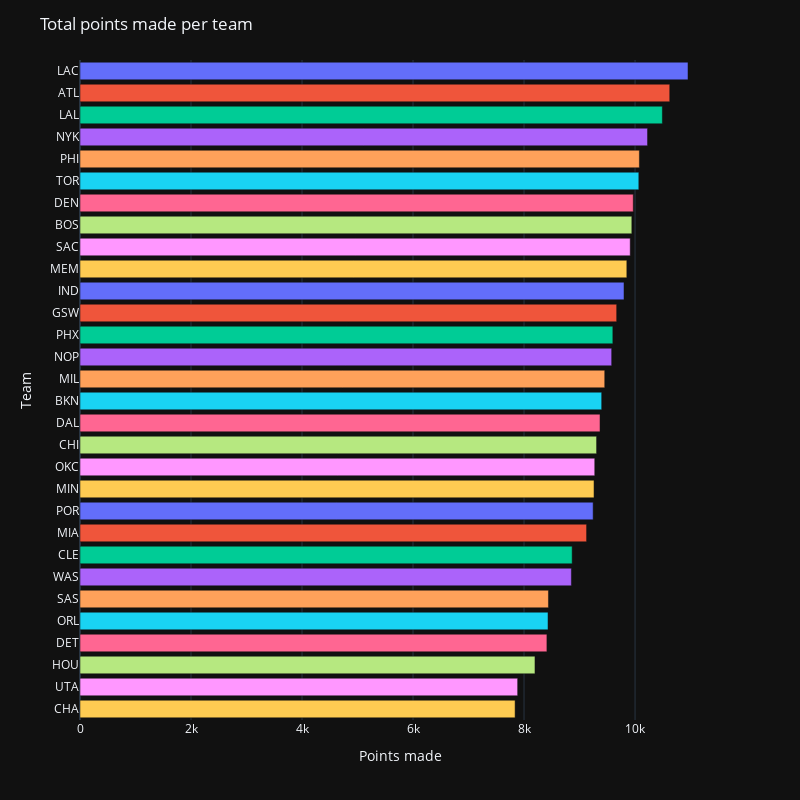

The notebook cell saved with this chart:
### Markdown cell above
### Offensive

### Code cell
px.bar(data_frame=df_times,
       y='Team',
       x='PTS',
       orientation='h',
       color='Team',
       template='plotly_dark',
       height=800,
       width=800).update_layout(title='Total points made per team',
                                xaxis_title='Points made',
                                yaxis_title='Team',
                                showlegend=False)

### Figure 1 — Plotly figure (JSON) as saved in the notebook; plotly's stock layout.template omitted (floating-point values rounded to 4 significant figures)
{"data": [{"alignmentgroup": "True", "hovertemplate": "Team=%{y}<br>PTS=%{x}<extra></extra>", "legendgroup": "LAC", "marker": {"color": "#636efa", "pattern": {"shape": ""}}, "name": "LAC", "offsetgroup": "LAC", "orientation": "h", "showlegend": true, "textposition": "auto", "type": "bar", "x": [10954], "xaxis": "x", "y": ["LAC"], "yaxis": "y"}, {"alignmentgroup": "True", "hovertemplate": "Team=%{y}<br>PTS=%{x}<extra></extra>", "legendgroup": "ATL", "marker": {"color": "#EF553B", "pattern": {"shape": ""}}, "name": "ATL", "offsetgroup": "ATL", "orientation": "h", "showlegend": true, "textposition": "auto", "type": "bar", "x": [10625], "xaxis": "x", "y": ["ATL"], "yaxis": "y"}, {"alignmentgroup": "True", "hovertemplate": "Team=%{y}<br>PTS=%{x}<extra></extra>", "legendgroup": "LAL", "marker": {"color": "#00cc96", "pattern": {"shape": ""}}, "name": "LAL", "offsetgroup": "LAL", "orientation": "h", "showlegend": true, "textposition": "auto", "type": "bar", "x": [10492], "xaxis": "x", "y": ["LAL"], "yaxis": "y"}, {"alignmentgroup": "True", "hovertemplate": "Team=%{y}<br>PTS=%{x}<extra></extra>", "legendgroup": "NYK", "marker": {"color": "#ab63fa", "pattern": {"shape": ""}}, "name": "NYK", "offsetgroup": "NYK", "orientation": "h", "showlegend": true, "textposition": "auto", "type": "bar", "x": [10225], "xaxis": "x", "y": ["NYK"], "yaxis": "y"}, {"alignmentgroup": "True", "hovertemplate": "Team=%{y}<br>PTS=%{x}<extra></extra>", "legendgroup": "PHI", "marker": {"color": "#FFA15A", "pattern": {"shape": ""}}, "name": "PHI", "offsetgroup": "PHI", "orientation": "h", "showlegend": true, "textposition": "auto", "type": "bar", "x": [10078], "xaxis": "x", "y": ["PHI"], "yaxis": "y"}, {"alignmentgroup": "True", "hovertemplate": "Team=%{y}<br>PTS=%{x}<extra></extra>", "legendgroup": "TOR", "marker": {"color": "#19d3f3", "pattern": {"shape": ""}}, "name": "TOR", "offsetgroup": "TOR", "orientation": "h", "showlegend": true, "textposition": "auto", "type": "bar", "x": [10068], "xaxis": "x", "y": ["TOR"], "yaxis": "y"}, {"alignmentgroup": "True", "hovertemplate": "Team=%{y}<br>PTS=%{x}<extra></extra>", "legendgroup": "DEN", "marker": {"color": "#FF6692", "pattern": {"shape": ""}}, "name": "DEN", "offsetgroup": "DEN", "orientation": "h", "showlegend": true, "textposition": "auto", "type": "bar", "x": [9968], "xaxis": "x", "y": ["DEN"], "yaxis": "y"}, {"alignmentgroup": "True", "hovertemplate": "Team=%{y}<br>PTS=%{x}<extra></extra>", "legendgroup": "BOS", "marker": {"color": "#B6E880", "pattern": {"shape": ""}}, "name": "BOS", "offsetgroup": "BOS", "orientation": "h", "showlegend": true, "textposition": "auto", "type": "bar", "x": [9942], "xaxis": "x", "y": ["BOS"], "yaxis": "y"}, {"alignmentgroup": "True", "hovertemplate": "Team=%{y}<br>PTS=%{x}<extra></extra>", "legendgroup": "SAC", "marker": {"color": "#FF97FF", "pattern": {"shape": ""}}, "name": "SAC", "offsetgroup": "SAC", "orientation": "h", "showlegend": true, "textposition": "auto", "type": "bar", "x": [9913], "xaxis": "x", "y": ["SAC"], "yaxis": "y"}, {"alignmentgroup": "True", "hovertemplate": "Team=%{y}<br>PTS=%{x}<extra></extra>", "legendgroup": "MEM", "marker": {"color": "#FECB52", "pattern": {"shape": ""}}, "name": "MEM", "offsetgroup": "MEM", "orientation": "h", "showlegend": true, "textposition": "auto", "type": "bar", "x": [9852], "xaxis": "x", "y": ["MEM"], "yaxis": "y"}, {"alignmentgroup": "True", "hovertemplate": "Team=%{y}<br>PTS=%{x}<extra></extra>", "legendgroup": "IND", "marker": {"color": "#636efa", "pattern": {"shape": ""}}, "name": "IND", "offsetgroup": "IND", "orientation": "h", "showlegend": true, "textposition": "auto", "type": "bar", "x": [9801], "xaxis": "x", "y": ["IND"], "yaxis": "y"}, {"alignmentgroup": "True", "hovertemplate": "Team=%{y}<br>PTS=%{x}<extra></extra>", "legendgroup": "GSW", "marker": {"color": "#EF553B", "pattern": {"shape": ""}}, "name": "GSW", "offsetgroup": "GSW", "orientation": "h", "showlegend": true, "textposition": "auto", "type": "bar", "x": [9669], "xaxis": "x", "y": ["GSW"], "yaxis": "y"}, {"alignmentgroup": "True", "hovertemplate": "Team=%{y}<br>PTS=%{x}<extra></extra>", "legendgroup": "PHX", "marker": {"color": "#00cc96", "pattern": {"shape": ""}}, "name": "PHX", "offsetgroup": "PHX", "orientation": "h", "showlegend": true, "textposition": "auto", "type": "bar", "x": [9600], "xaxis": "x", "y": ["PHX"], "yaxis": "y"}, {"alignmentgroup": "True", "hovertemplate": "Team=%{y}<br>PTS=%{x}<extra></extra>", "legendgroup": "NOP", "marker": {"color": "#ab63fa", "pattern": {"shape": ""}}, "name": "NOP", "offsetgroup": "NOP", "orientation": "h", "showlegend": true, "textposition": "auto", "type": "bar", "x": [9579], "xaxis": "x", "y": ["NOP"], "yaxis": "y"}, {"alignmentgroup": "True", "hovertemplate": "Team=%{y}<br>PTS=%{x}<extra></extra>", "legendgroup": "MIL", "marker": {"color": "#FFA15A", "pattern": {"shape": ""}}, "name": "MIL", "offsetgroup": "MIL", "orientation": "h", "showlegend": true, "textposition": "auto", "type": "bar", "x": [9454], "xaxis": "x", "y": ["MIL"], "yaxis": "y"}, {"alignmentgroup": "True", "hovertemplate": "Team=%{y}<br>PTS=%{x}<extra></extra>", "legendgroup": "BKN", "marker": {"color": "#19d3f3", "pattern": {"shape": ""}}, "name": "BKN", "offsetgroup": "BKN", "orientation": "h", "showlegend": true, "textposition": "auto", "type": "bar", "x": [9399], "xaxis": "x", "y": ["BKN"], "yaxis": "y"}, {"alignmentgroup": "True", "hovertemplate": "Team=%{y}<br>PTS=%{x}<extra></extra>", "legendgroup": "DAL", "marker": {"color": "#FF6692", "pattern": {"shape": ""}}, "name": "DAL", "offsetgroup": "DAL", "orientation": "h", "showlegend": true, "textposition": "auto", "type": "bar", "x": [9369], "xaxis": "x", "y": ["DAL"], "yaxis": "y"}, {"alignmentgroup": "True", "hovertemplate": "Team=%{y}<br>PTS=%{x}<extra></extra>", "legendgroup": "CHI", "marker": {"color": "#B6E880", "pattern": {"shape": ""}}, "name": "CHI", "offsetgroup": "CHI", "orientation": "h", "showlegend": true, "textposition": "auto", "type": "bar", "x": [9307], "xaxis": "x", "y": ["CHI"], "yaxis": "y"}, {"alignmentgroup": "True", "hovertemplate": "Team=%{y}<br>PTS=%{x}<extra></extra>", "legendgroup": "OKC", "marker": {"color": "#FF97FF", "pattern": {"shape": ""}}, "name": "OKC", "offsetgroup": "OKC", "orientation": "h", "showlegend": true, "textposition": "auto", "type": "bar", "x": [9274], "xaxis": "x", "y": ["OKC"], "yaxis": "y"}, {"alignmentgroup": "True", "hovertemplate": "Team=%{y}<br>PTS=%{x}<extra></extra>", "legendgroup": "MIN", "marker": {"color": "#FECB52", "pattern": {"shape": ""}}, "name": "MIN", "offsetgroup": "MIN", "orientation": "h", "showlegend": true, "textposition": "auto", "type": "bar", "x": [9261], "xaxis": "x", "y": ["MIN"], "yaxis": "y"}, {"alignmentgroup": "True", "hovertemplate": "Team=%{y}<br>PTS=%{x}<extra></extra>", "legendgroup": "POR", "marker": {"color": "#636efa", "pattern": {"shape": ""}}, "name": "POR", "offsetgroup": "POR", "orientation": "h", "showlegend": true, "textposition": "auto", "type": "bar", "x": [9245], "xaxis": "x", "y": ["POR"], "yaxis": "y"}, {"alignmentgroup": "True", "hovertemplate": "Team=%{y}<br>PTS=%{x}<extra></extra>", "legendgroup": "MIA", "marker": {"color": "#EF553B", "pattern": {"shape": ""}}, "name": "MIA", "offsetgroup": "MIA", "orientation": "h", "showlegend": true, "textposition": "auto", "type": "bar", "x": [9127], "xaxis": "x", "y": ["MIA"], "yaxis": "y"}, {"alignmentgroup": "True", "hovertemplate": "Team=%{y}<br>PTS=%{x}<extra></extra>", "legendgroup": "CLE", "marker": {"color": "#00cc96", "pattern": {"shape": ""}}, "name": "CLE", "offsetgroup": "CLE", "orientation": "h", "showlegend": true, "textposition": "auto", "type": "bar", "x": [8867], "xaxis": "x", "y": ["CLE"], "yaxis": "y"}, {"alignmentgroup": "True", "hovertemplate": "Team=%{y}<br>PTS=%{x}<extra></extra>", "legendgroup": "WAS", "marker": {"color": "#ab63fa", "pattern": {"shape": ""}}, "name": "WAS", "offsetgroup": "WAS", "orientation": "h", "showlegend": true, "textposition": "auto", "type": "bar", "x": [8853], "xaxis": "x", "y": ["WAS"], "yaxis": "y"}, {"alignmentgroup": "True", "hovertemplate": "Team=%{y}<br>PTS=%{x}<extra></extra>", "legendgroup": "SAS", "marker": {"color": "#FFA15A", "pattern": {"shape": ""}}, "name": "SAS", "offsetgroup": "SAS", "orientation": "h", "showlegend": true, "textposition": "auto", "type": "bar", "x": [8440], "xaxis": "x", "y": ["SAS"], "yaxis": "y"}, {"alignmentgroup": "True", "hovertemplate": "Team=%{y}<br>PTS=%{x}<extra></extra>", "legendgroup": "ORL", "marker": {"color": "#19d3f3", "pattern": {"shape": ""}}, "name": "ORL", "offsetgroup": "ORL", "orientation": "h", "showlegend": true, "textposition": "auto", "type": "bar", "x": [8432], "xaxis": "x", "y": ["ORL"], "yaxis": "y"}, {"alignmentgroup": "True", "hovertemplate": "Team=%{y}<br>PTS=%{x}<extra></extra>", "legendgroup": "DET", "marker": {"color": "#FF6692", "pattern": {"shape": ""}}, "name": "DET", "offsetgroup": "DET", "orientation": "h", "showlegend": true, "textposition": "auto", "type": "bar", "x": [8412], "xaxis": "x", "y": ["DET"], "yaxis": "y"}, {"alignmentgroup": "True", "hovertemplate": "Team=%{y}<br>PTS=%{x}<extra></extra>", "legendgroup": "HOU", "marker": {"color": "#B6E880", "pattern": {"shape": ""}}, "name": "HOU", "offsetgroup": "HOU", "orientation": "h", "showlegend": true, "textposition": "auto", "type": "bar", "x": [8197], "xaxis": "x", "y": ["HOU"], "yaxis": "y"}, {"alignmentgroup": "True", "hovertemplate": "Team=%{y}<br>PTS=%{x}<extra></extra>", "legendgroup": "UTA", "marker": {"color": "#FF97FF", "pattern": {"shape": ""}}, "name": "UTA", "offsetgroup": "UTA", "orientation": "h", "showlegend": true, "textposition": "auto", "type": "bar", "x": [7885], "xaxis": "x", "y": ["UTA"], "yaxis": "y"}, {"alignmentgroup": "True", "hovertemplate": "Team=%{y}<br>PTS=%{x}<extra></extra>", "legendgroup": "CHA", "marker": {"color": "#FECB52", "pattern": {"shape": ""}}, "name": "CHA", "offsetgroup": "CHA", "orientation": "h", "showlegend": true, "textposition": "auto", "type": "bar", "x": [7839], "xaxis": "x", "y": ["CHA"], "yaxis": "y"}], "layout": {"barmode": "relative", "height": 800, "legend": {"title": {"text": "Team"}, "tracegroupgap": 0}, "margin": {"t": 60}, "showlegend": false, "title": {"text": "Total points made per team"}, "width": 800, "xaxis": {"anchor": "y", "domain": [0, 1], "title": {"text": "Points made"}}, "yaxis": {"anchor": "x", "categoryarray": ["CHA", "UTA", "HOU", "DET", "ORL", "SAS", "WAS", "CLE", "MIA", "POR", "MIN", "OKC", "CHI", "DAL", "BKN", "MIL", "NOP", "PHX", "GSW", "IND", "MEM", "SAC", "BOS", "DEN", "TOR", "PHI", "NYK", "LAL", "ATL", "LAC"], "categoryorder": "array", "domain": [0, 1], "title": {"text": "Team"}}}}
